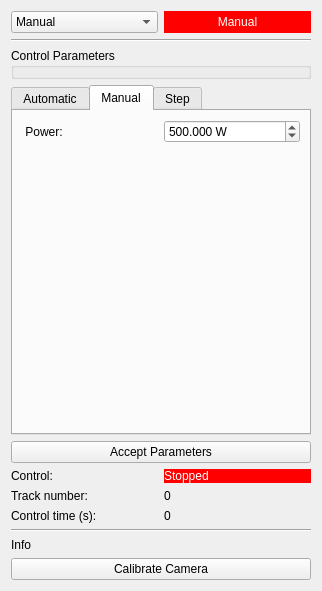
<?xml version="1.0" encoding="UTF-8"?>
<ui version="4.0">
 <class>Control</class>
 <widget class="QWidget" name="Control">
  <property name="geometry">
   <rect>
    <x>0</x>
    <y>0</y>
    <width>322</width>
    <height>591</height>
   </rect>
  </property>
  <property name="windowTitle">
   <string>Control</string>
  </property>
  <layout class="QVBoxLayout" name="verticalLayout">
   <item>
    <layout class="QHBoxLayout" name="horizontalLayout_2">
     <item>
      <widget class="QComboBox" name="btnMode">
       <item>
        <property name="text">
         <string>Manual</string>
        </property>
       </item>
       <item>
        <property name="text">
         <string>Automatic</string>
        </property>
       </item>
       <item>
        <property name="text">
         <string>Step</string>
        </property>
       </item>
      </widget>
     </item>
     <item>
      <widget class="QLabel" name="lblStatus">
       <property name="styleSheet">
        <string notr="true">background-color: rgb(255, 0, 0);
color: rgb(255, 255, 255);</string>
       </property>
       <property name="text">
        <string>Manual</string>
       </property>
       <property name="alignment">
        <set>Qt::AlignCenter</set>
       </property>
      </widget>
     </item>
    </layout>
   </item>
   <item>
    <widget class="Line" name="line_2">
     <property name="orientation">
      <enum>Qt::Horizontal</enum>
     </property>
    </widget>
   </item>
   <item>
    <widget class="QGroupBox" name="grpControl">
     <property name="title">
      <string>Control Parameters</string>
     </property>
     <layout class="QVBoxLayout" name="verticalLayout_2">
      <property name="leftMargin">
       <number>0</number>
      </property>
      <property name="topMargin">
       <number>6</number>
      </property>
      <property name="rightMargin">
       <number>6</number>
      </property>
      <property name="bottomMargin">
       <number>0</number>
      </property>
     </layout>
    </widget>
   </item>
   <item>
    <widget class="QTabWidget" name="tbParams">
     <property name="currentIndex">
      <number>1</number>
     </property>
     <widget class="QWidget" name="tab">
      <attribute name="title">
       <string>Automatic</string>
      </attribute>
      <layout class="QGridLayout" name="gridLayout_4">
       <item row="0" column="0">
        <layout class="QGridLayout" name="gridLayout_3">
         <item row="0" column="0">
          <widget class="QLabel" name="lblWidth">
           <property name="text">
            <string> Width:</string>
           </property>
          </widget>
         </item>
         <item row="0" column="1">
          <widget class="QDoubleSpinBox" name="sbWidth">
           <property name="decimals">
            <number>3</number>
           </property>
           <property name="maximum">
            <double>1000.000000000000000</double>
           </property>
           <property name="value">
            <double>3.000000000000000</double>
           </property>
          </widget>
         </item>
         <item row="4" column="0">
          <widget class="QLabel" name="lblKd">
           <property name="text">
            <string> Kd:</string>
           </property>
          </widget>
         </item>
         <item row="4" column="1">
          <widget class="QDoubleSpinBox" name="sbKd">
           <property name="enabled">
            <bool>true</bool>
           </property>
           <property name="maximum">
            <double>1000.000000000000000</double>
           </property>
          </widget>
         </item>
         <item row="2" column="1">
          <widget class="QDoubleSpinBox" name="sbKp">
           <property name="enabled">
            <bool>true</bool>
           </property>
           <property name="maximum">
            <double>1000.000000000000000</double>
           </property>
           <property name="value">
            <double>5.000000000000000</double>
           </property>
          </widget>
         </item>
         <item row="3" column="1">
          <widget class="QDoubleSpinBox" name="sbKi">
           <property name="enabled">
            <bool>true</bool>
           </property>
           <property name="maximum">
            <double>1000.000000000000000</double>
           </property>
           <property name="value">
            <double>100.000000000000000</double>
           </property>
          </widget>
         </item>
         <item row="3" column="0">
          <widget class="QLabel" name="lblKi">
           <property name="text">
            <string> Ki: </string>
           </property>
          </widget>
         </item>
         <item row="2" column="0">
          <widget class="QLabel" name="lblKp">
           <property name="text">
            <string> Kp: </string>
           </property>
          </widget>
         </item>
         <item row="7" column="1">
          <widget class="QDoubleSpinBox" name="sbTrack"/>
         </item>
         <item row="7" column="0">
          <widget class="QLabel" name="lblTrack_2">
           <property name="text">
            <string>Track lenght(s):</string>
           </property>
          </widget>
         </item>
         <item row="5" column="1">
          <widget class="Line" name="line_4">
           <property name="orientation">
            <enum>Qt::Horizontal</enum>
           </property>
          </widget>
         </item>
         <item row="5" column="0">
          <widget class="Line" name="line">
           <property name="orientation">
            <enum>Qt::Horizontal</enum>
           </property>
          </widget>
         </item>
         <item row="1" column="0">
          <widget class="Line" name="line_5">
           <property name="orientation">
            <enum>Qt::Horizontal</enum>
           </property>
          </widget>
         </item>
         <item row="1" column="1">
          <widget class="Line" name="line_6">
           <property name="orientation">
            <enum>Qt::Horizontal</enum>
           </property>
          </widget>
         </item>
         <item row="6" column="0">
          <widget class="QLabel" name="lblMode">
           <property name="text">
            <string>Mode:</string>
           </property>
          </widget>
         </item>
         <item row="6" column="1">
          <widget class="QComboBox" name="btnAuto">
           <item>
            <property name="text">
             <string>Continuous</string>
            </property>
           </item>
           <item>
            <property name="text">
             <string>Tracks</string>
            </property>
           </item>
          </widget>
         </item>
        </layout>
       </item>
      </layout>
     </widget>
     <widget class="QWidget" name="tab_2">
      <attribute name="title">
       <string>Manual</string>
      </attribute>
      <layout class="QVBoxLayout" name="verticalLayout_5">
       <item>
        <layout class="QGridLayout" name="gridLayout_2">
         <item row="0" column="1">
          <widget class="QDoubleSpinBox" name="sbPower">
           <property name="font">
            <font>
             <weight>50</weight>
             <bold>false</bold>
            </font>
           </property>
           <property name="suffix">
            <string> W</string>
           </property>
           <property name="decimals">
            <number>3</number>
           </property>
           <property name="maximum">
            <double>5000.000000000000000</double>
           </property>
           <property name="singleStep">
            <double>0.100000000000000</double>
           </property>
           <property name="value">
            <double>500.000000000000000</double>
           </property>
          </widget>
         </item>
         <item row="0" column="0">
          <widget class="QLabel" name="lblPower">
           <property name="font">
            <font>
             <weight>50</weight>
             <bold>false</bold>
            </font>
           </property>
           <property name="text">
            <string> Power:</string>
           </property>
          </widget>
         </item>
         <item row="1" column="1">
          <spacer name="verticalSpacer_2">
           <property name="orientation">
            <enum>Qt::Vertical</enum>
           </property>
           <property name="sizeHint" stdset="0">
            <size>
             <width>20</width>
             <height>40</height>
            </size>
           </property>
          </spacer>
         </item>
        </layout>
       </item>
      </layout>
     </widget>
     <widget class="QWidget" name="tab_3">
      <attribute name="title">
       <string>Step</string>
      </attribute>
      <layout class="QVBoxLayout" name="verticalLayout_4">
       <item>
        <layout class="QGridLayout" name="gridLayout">
         <item row="0" column="1">
          <widget class="QDoubleSpinBox" name="sbPower_2">
           <property name="font">
            <font>
             <weight>50</weight>
             <bold>false</bold>
            </font>
           </property>
           <property name="suffix">
            <string> V</string>
           </property>
           <property name="decimals">
            <number>3</number>
           </property>
           <property name="maximum">
            <double>10.000000000000000</double>
           </property>
           <property name="singleStep">
            <double>0.100000000000000</double>
           </property>
           <property name="value">
            <double>10.000000000000000</double>
           </property>
          </widget>
         </item>
         <item row="1" column="1">
          <widget class="QDoubleSpinBox" name="sbTime">
           <property name="value">
            <double>4.000000000000000</double>
           </property>
          </widget>
         </item>
         <item row="0" column="0">
          <widget class="QLabel" name="lblPower_2">
           <property name="font">
            <font>
             <weight>50</weight>
             <bold>false</bold>
            </font>
           </property>
           <property name="text">
            <string> Power:</string>
           </property>
          </widget>
         </item>
         <item row="1" column="0">
          <widget class="QLabel" name="lblTime">
           <property name="text">
            <string>Trigger time(s)</string>
           </property>
          </widget>
         </item>
         <item row="2" column="1">
          <spacer name="verticalSpacer_3">
           <property name="orientation">
            <enum>Qt::Vertical</enum>
           </property>
           <property name="sizeHint" stdset="0">
            <size>
             <width>20</width>
             <height>40</height>
            </size>
           </property>
          </spacer>
         </item>
        </layout>
       </item>
      </layout>
     </widget>
    </widget>
   </item>
   <item>
    <widget class="QPushButton" name="btnControl">
     <property name="text">
      <string>Accept Parameters</string>
     </property>
    </widget>
   </item>
   <item>
    <layout class="QGridLayout" name="gridLayout_7">
     <item row="0" column="0">
      <widget class="QLabel" name="lblControl_2">
       <property name="text">
        <string>Control:</string>
       </property>
      </widget>
     </item>
     <item row="0" column="1">
      <widget class="QLabel" name="lblControl">
       <property name="styleSheet">
        <string notr="true">background-color: rgb(255, 0, 0);
color: rgb(255, 255, 255);</string>
       </property>
       <property name="text">
        <string>Stopped</string>
       </property>
      </widget>
     </item>
     <item row="2" column="0">
      <widget class="QLabel" name="lblLenght">
       <property name="text">
        <string>Control time (s):</string>
       </property>
      </widget>
     </item>
     <item row="2" column="1">
      <widget class="QLabel" name="lblTime_2">
       <property name="text">
        <string>0</string>
       </property>
       <property name="textFormat">
        <enum>Qt::AutoText</enum>
       </property>
      </widget>
     </item>
     <item row="1" column="0">
      <widget class="QLabel" name="lblTrack">
       <property name="text">
        <string>Track number:</string>
       </property>
      </widget>
     </item>
     <item row="1" column="1">
      <widget class="QLabel" name="lblNumber">
       <property name="text">
        <string>0</string>
       </property>
      </widget>
     </item>
    </layout>
   </item>
   <item>
    <widget class="Line" name="line_3">
     <property name="orientation">
      <enum>Qt::Horizontal</enum>
     </property>
    </widget>
   </item>
   <item>
    <widget class="QLabel" name="lblInfo">
     <property name="text">
      <string>Info</string>
     </property>
     <property name="textFormat">
      <enum>Qt::RichText</enum>
     </property>
     <property name="wordWrap">
      <bool>true</bool>
     </property>
    </widget>
   </item>
   <item>
    <widget class="QPushButton" name="btnCalibrate">
     <property name="text">
      <string>Calibrate Camera</string>
     </property>
    </widget>
   </item>
  </layout>
 </widget>
 <resources/>
 <connections/>
</ui>
